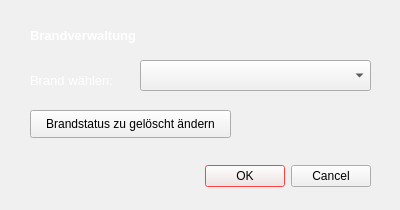
<?xml version="1.0" encoding="UTF-8"?>
<ui version="4.0">
 <class>Dialog</class>
 <widget class="QDialog" name="Dialog">
  <property name="geometry">
   <rect>
    <x>0</x>
    <y>0</y>
    <width>400</width>
    <height>210</height>
   </rect>
  </property>
  <property name="palette">
   <palette>
    <active>
     <colorrole role="WindowText">
      <brush brushstyle="SolidPattern">
       <color alpha="255">
        <red>255</red>
        <green>255</green>
        <blue>255</blue>
       </color>
      </brush>
     </colorrole>
     <colorrole role="Button">
      <brush brushstyle="SolidPattern">
       <color alpha="255">
        <red>255</red>
        <green>255</green>
        <blue>255</blue>
       </color>
      </brush>
     </colorrole>
     <colorrole role="Window">
      <brush brushstyle="SolidPattern">
       <color alpha="255">
        <red>199</red>
        <green>59</green>
        <blue>59</blue>
       </color>
      </brush>
     </colorrole>
     <colorrole role="Highlight">
      <brush brushstyle="SolidPattern">
       <color alpha="255">
        <red>255</red>
        <green>0</green>
        <blue>0</blue>
       </color>
      </brush>
     </colorrole>
     <colorrole role="Link">
      <brush brushstyle="SolidPattern">
       <color alpha="255">
        <red>255</red>
        <green>0</green>
        <blue>0</blue>
       </color>
      </brush>
     </colorrole>
    </active>
    <inactive>
     <colorrole role="WindowText">
      <brush brushstyle="SolidPattern">
       <color alpha="255">
        <red>255</red>
        <green>255</green>
        <blue>255</blue>
       </color>
      </brush>
     </colorrole>
     <colorrole role="Button">
      <brush brushstyle="SolidPattern">
       <color alpha="255">
        <red>240</red>
        <green>240</green>
        <blue>240</blue>
       </color>
      </brush>
     </colorrole>
     <colorrole role="Window">
      <brush brushstyle="SolidPattern">
       <color alpha="255">
        <red>240</red>
        <green>240</green>
        <blue>240</blue>
       </color>
      </brush>
     </colorrole>
     <colorrole role="Highlight">
      <brush brushstyle="SolidPattern">
       <color alpha="255">
        <red>255</red>
        <green>0</green>
        <blue>0</blue>
       </color>
      </brush>
     </colorrole>
     <colorrole role="Link">
      <brush brushstyle="SolidPattern">
       <color alpha="255">
        <red>255</red>
        <green>0</green>
        <blue>0</blue>
       </color>
      </brush>
     </colorrole>
    </inactive>
    <disabled>
     <colorrole role="WindowText">
      <brush brushstyle="SolidPattern">
       <color alpha="255">
        <red>120</red>
        <green>120</green>
        <blue>120</blue>
       </color>
      </brush>
     </colorrole>
     <colorrole role="Button">
      <brush brushstyle="SolidPattern">
       <color alpha="255">
        <red>240</red>
        <green>240</green>
        <blue>240</blue>
       </color>
      </brush>
     </colorrole>
     <colorrole role="Window">
      <brush brushstyle="SolidPattern">
       <color alpha="255">
        <red>240</red>
        <green>240</green>
        <blue>240</blue>
       </color>
      </brush>
     </colorrole>
     <colorrole role="Highlight">
      <brush brushstyle="SolidPattern">
       <color alpha="255">
        <red>255</red>
        <green>0</green>
        <blue>0</blue>
       </color>
      </brush>
     </colorrole>
     <colorrole role="Link">
      <brush brushstyle="SolidPattern">
       <color alpha="255">
        <red>255</red>
        <green>0</green>
        <blue>0</blue>
       </color>
      </brush>
     </colorrole>
    </disabled>
   </palette>
  </property>
  <property name="cursor">
   <cursorShape>UpArrowCursor</cursorShape>
  </property>
  <property name="windowTitle">
   <string>Dialog</string>
  </property>
  <property name="whatsThis">
   <string/>
  </property>
  <widget class="QDialogButtonBox" name="button">
   <property name="geometry">
    <rect>
     <x>30</x>
     <y>160</y>
     <width>341</width>
     <height>32</height>
    </rect>
   </property>
   <property name="orientation">
    <enum>Qt::Horizontal</enum>
   </property>
   <property name="standardButtons">
    <set>QDialogButtonBox::Cancel|QDialogButtonBox::Ok</set>
   </property>
  </widget>
  <widget class="QLabel" name="label">
   <property name="geometry">
    <rect>
     <x>30</x>
     <y>20</y>
     <width>161</width>
     <height>31</height>
    </rect>
   </property>
   <property name="font">
    <font>
     <pointsize>10</pointsize>
     <weight>75</weight>
     <bold>true</bold>
    </font>
   </property>
   <property name="text">
    <string>Brandverwaltung</string>
   </property>
  </widget>
  <widget class="QLabel" name="label_9">
   <property name="geometry">
    <rect>
     <x>30</x>
     <y>70</y>
     <width>101</width>
     <height>21</height>
    </rect>
   </property>
   <property name="font">
    <font>
     <family>Arial</family>
     <pointsize>10</pointsize>
    </font>
   </property>
   <property name="text">
    <string>Brand wählen:</string>
   </property>
  </widget>
  <widget class="QPushButton" name="pushButton">
   <property name="geometry">
    <rect>
     <x>30</x>
     <y>110</y>
     <width>201</width>
     <height>28</height>
    </rect>
   </property>
   <property name="text">
    <string>Brandstatus zu gelöscht ändern</string>
   </property>
  </widget>
  <widget class="QgsFeatureListComboBox" name="mFeatureListComboBox">
   <property name="geometry">
    <rect>
     <x>140</x>
     <y>60</y>
     <width>231</width>
     <height>31</height>
    </rect>
   </property>
  </widget>
 </widget>
 <customwidgets>
  <customwidget>
   <class>QgsFeatureListComboBox</class>
   <extends>QComboBox</extends>
   <header>qgsfeaturelistcombobox.h</header>
  </customwidget>
 </customwidgets>
 <resources/>
 <connections>
  <connection>
   <sender>button</sender>
   <signal>accepted()</signal>
   <receiver>Dialog</receiver>
   <slot>accept()</slot>
   <hints>
    <hint type="sourcelabel">
     <x>248</x>
     <y>254</y>
    </hint>
    <hint type="destinationlabel">
     <x>157</x>
     <y>274</y>
    </hint>
   </hints>
  </connection>
  <connection>
   <sender>button</sender>
   <signal>rejected()</signal>
   <receiver>Dialog</receiver>
   <slot>reject()</slot>
   <hints>
    <hint type="sourcelabel">
     <x>316</x>
     <y>260</y>
    </hint>
    <hint type="destinationlabel">
     <x>286</x>
     <y>274</y>
    </hint>
   </hints>
  </connection>
 </connections>
</ui>
